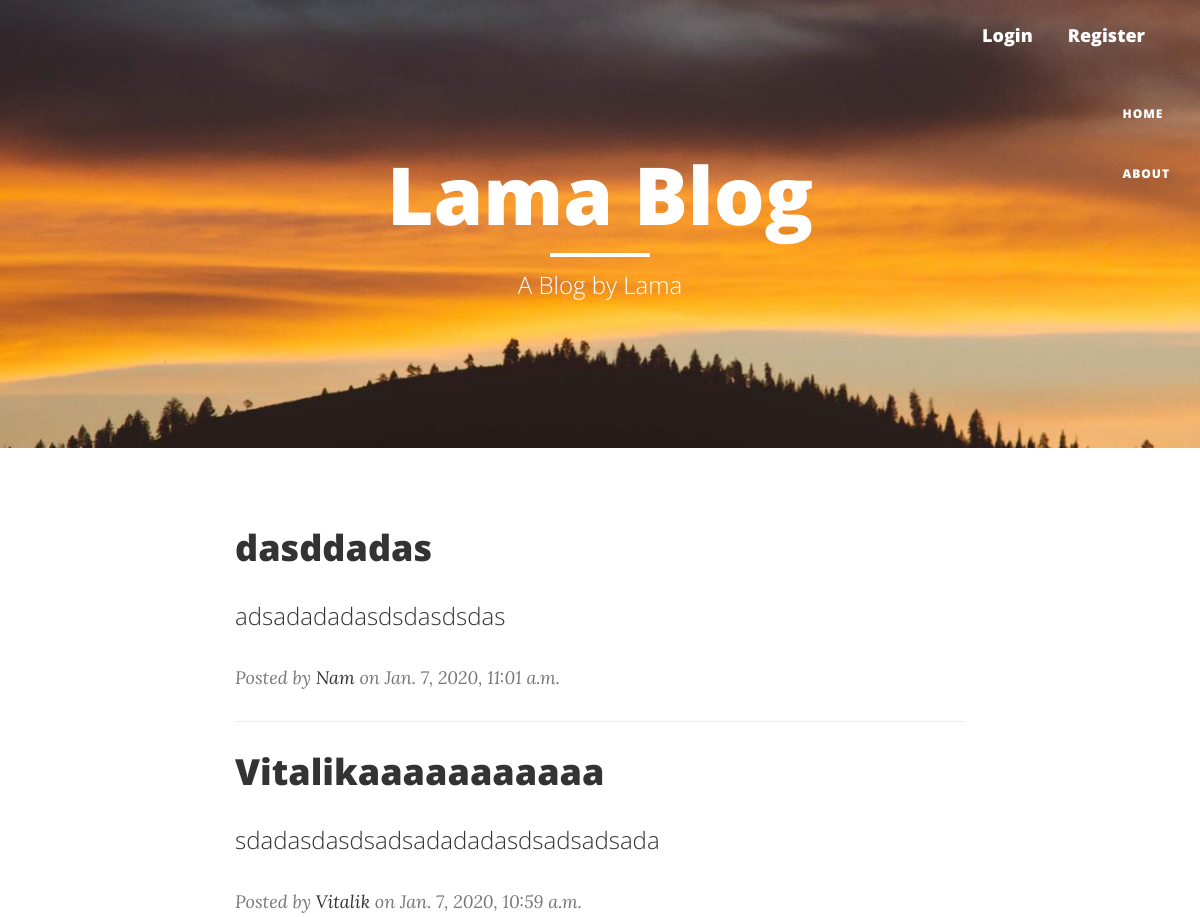
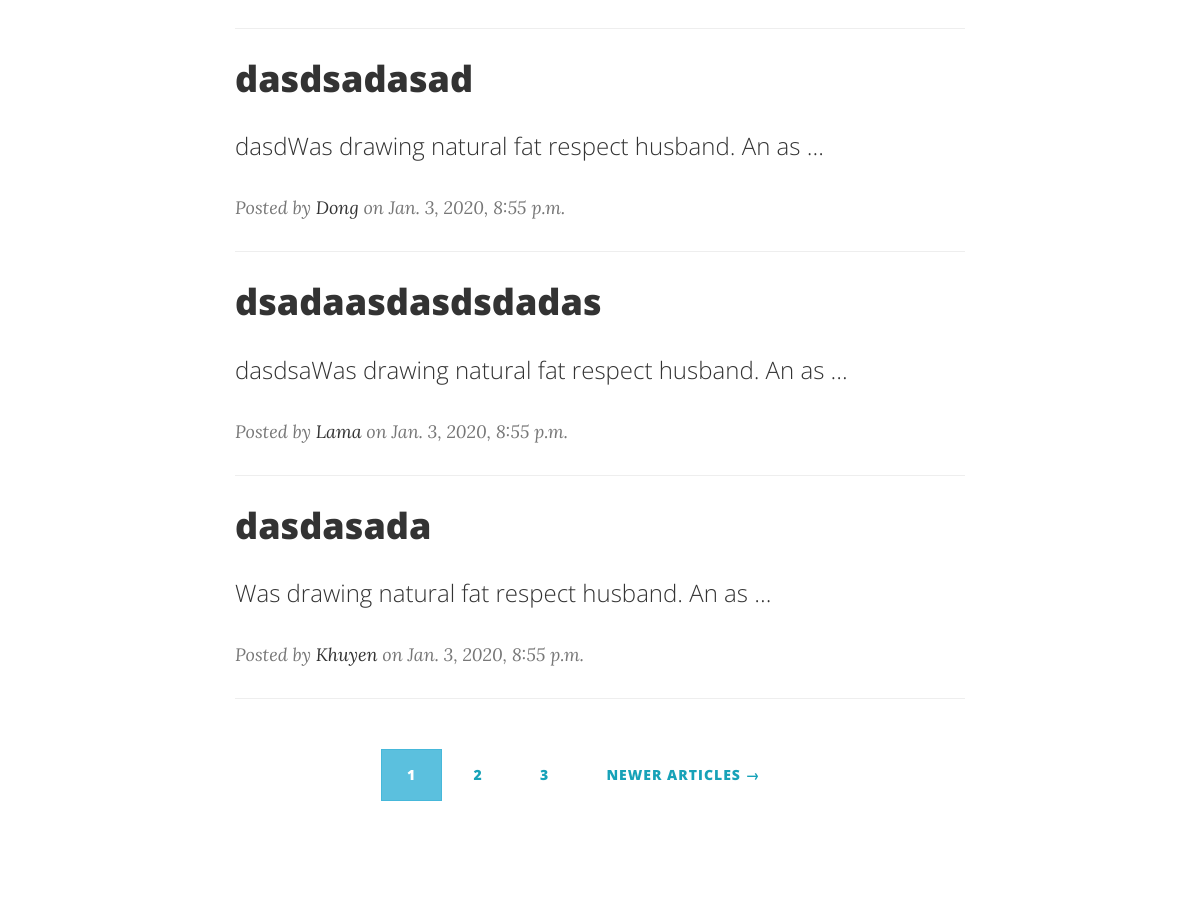
/, run on an earlier commit of the app's database (2 pictures, top to bottom).
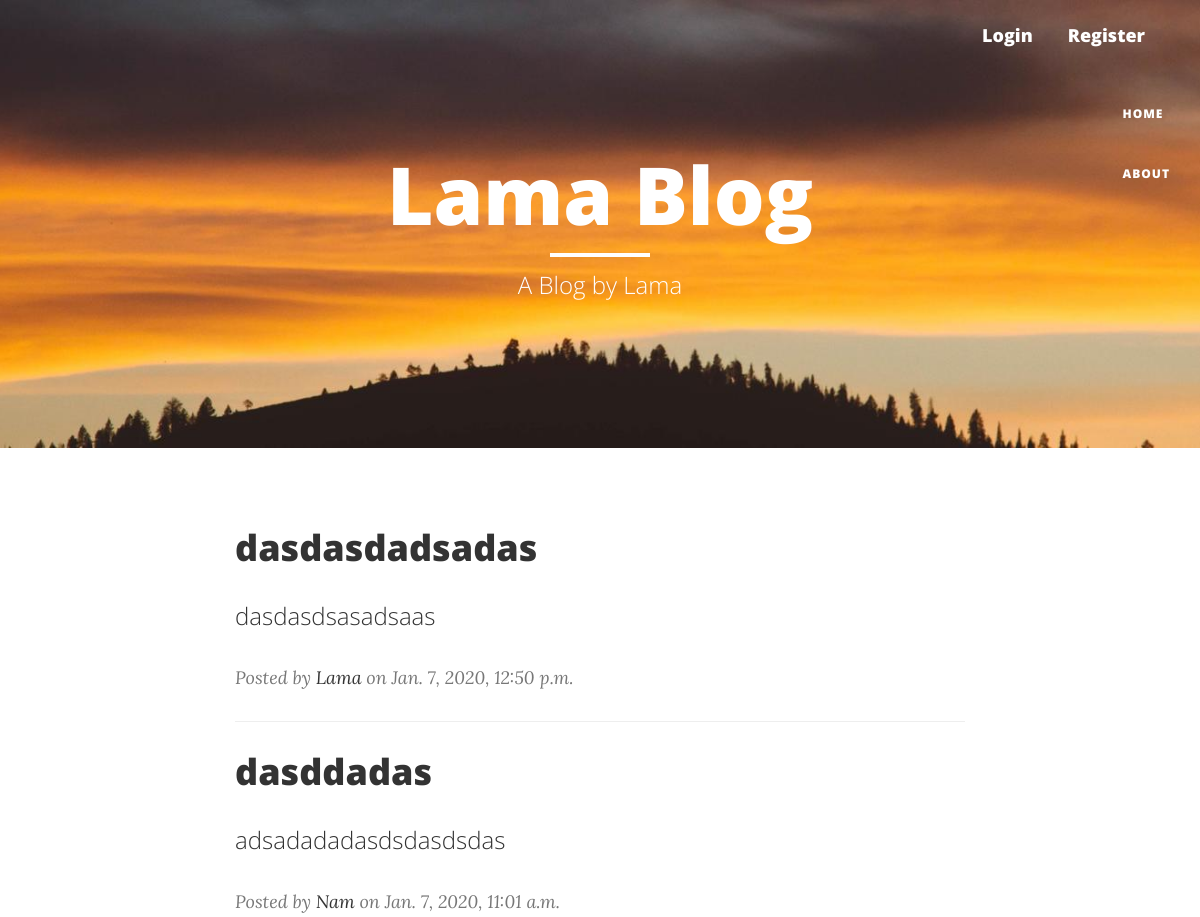
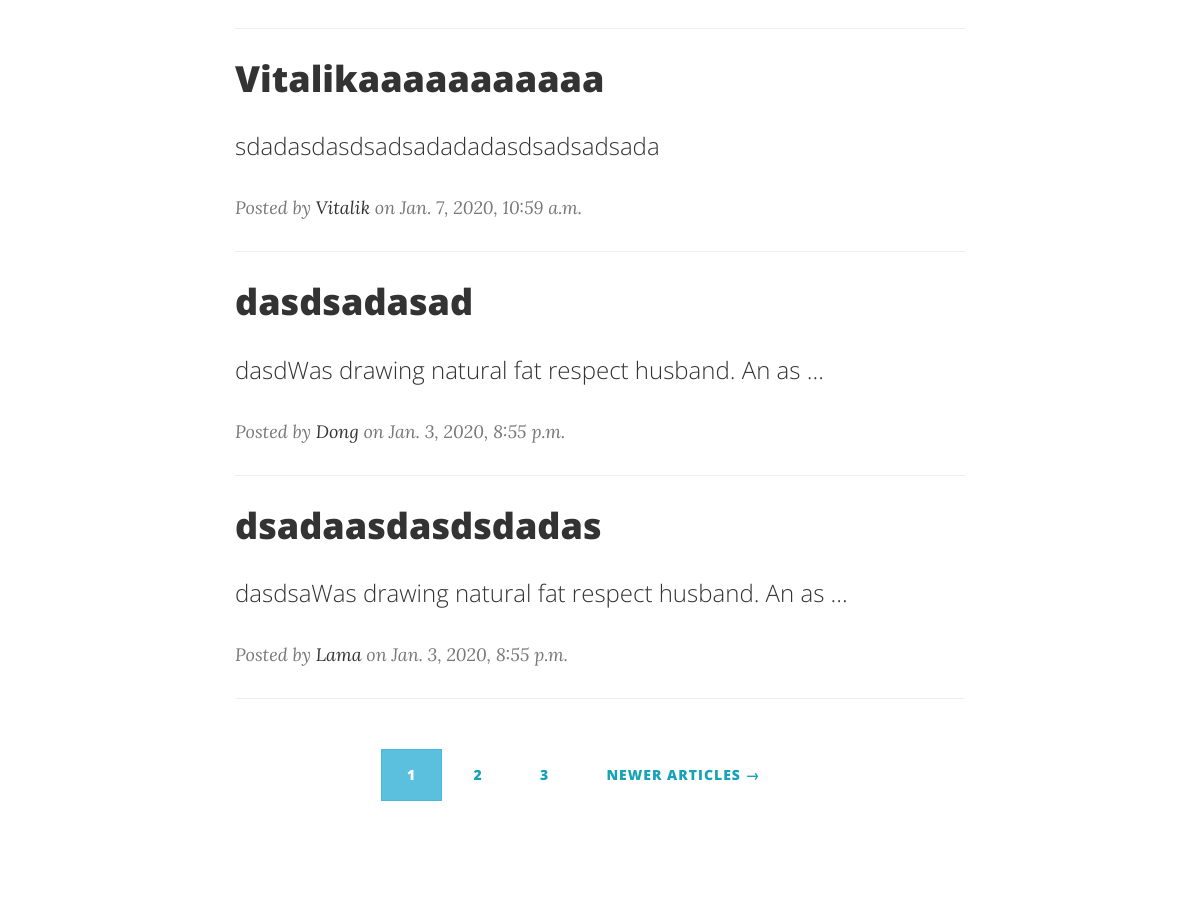
And on a later commit of the database (2 pictures, top to bottom).
### blog/models.py (models this page shows, shortened)
class Article(models.Model):
    title = models.CharField(max_length=100)
    slug = models.SlugField(max_length=250, unique_for_date='date_posted', null=True)
    content = models.TextField()
    date_posted = models.DateTimeField(default=timezone.now)
    author = models.ForeignKey(User, on_delete=models.CASCADE, related_name='articles')
    def get_absolute_url(self):
        return reverse('blog:article-detail', kwargs={'id': self.id, 'slug': self.slug})

### blog/views.py (the view)
# urls.py: path('', ArticleListView.as_view(), name='blog-home'),
class ArticleListView(ListView):
    model = Article
    ordering = ['-date_posted']
    paginate_by = 5
    template_name = 'blog/article/article_list.html'
    extra_context = {'title': 'Home'}

### templates/blog/article/article_list.html
{% extends 'blog/basic.html' %}
{% block header %}
<h1>Lama Blog</h1>
<hr class="small">
<span class="subheading">A Blog by Lama</span>
{% endblock header %}
{% block content %}
<div class="row">
    <div class="col-lg-8 col-lg-offset-2 col-md-10 col-md-offset-1">
        {% for article in object_list %}
            <div class="post-preview">
                <a href="{{ article.get_absolute_url }}">
                    <h2 class="post-title">
                       {{ article.title }}
                    </h2>
                    <h3 class="post-subtitle">
                        {{ article.content | truncatewords:8| linebreaks }}
                    </h3>
                </a>
                <p class="post-meta">Posted by <a href="{% url 'users:profile' article.author.username %}">
                    {{ article.author }}</a> on {{ article.date_posted }}</p>
            </div>
        <hr>
        {% endfor %}
        {% include "blog/pagination.html" with page=page_obj %}
    </div>
</div>
{% endblock content %}

What changed in the data, as far as the page shows it:
no longer on this page (row unchanged): Article: title "dasdasada", content "Was drawing natural fat respect husband. An as …", author "Khuyen", date_posted "Jan. 3, 2020, 8:55 p.m."
added Article: title "dasdasdadsadas", content "dasdasdsasadsaas", author "Lama", date_posted "Jan. 7, 2020, 12:50 p.m."
